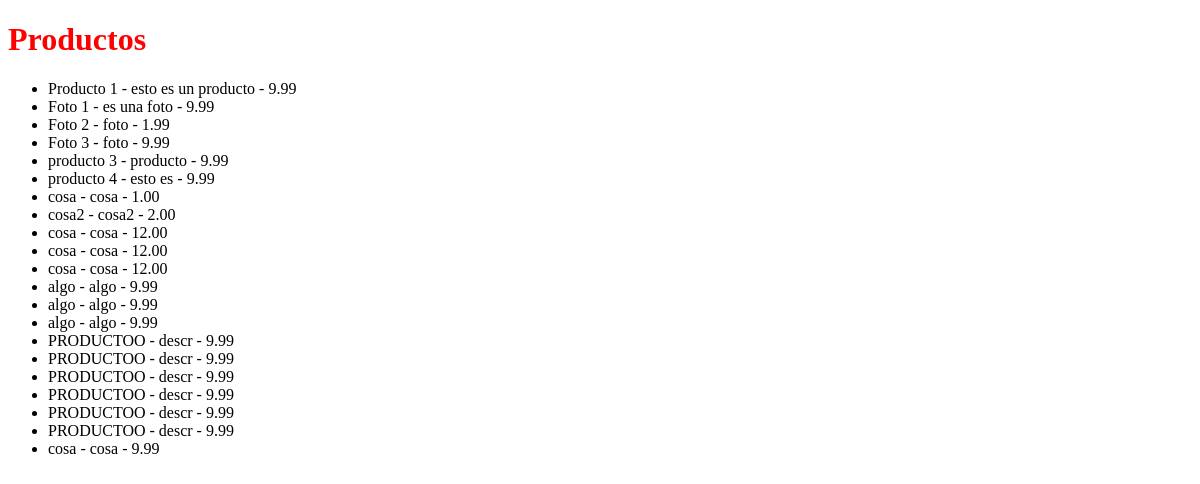
Page /productos/ on the earlier database version.
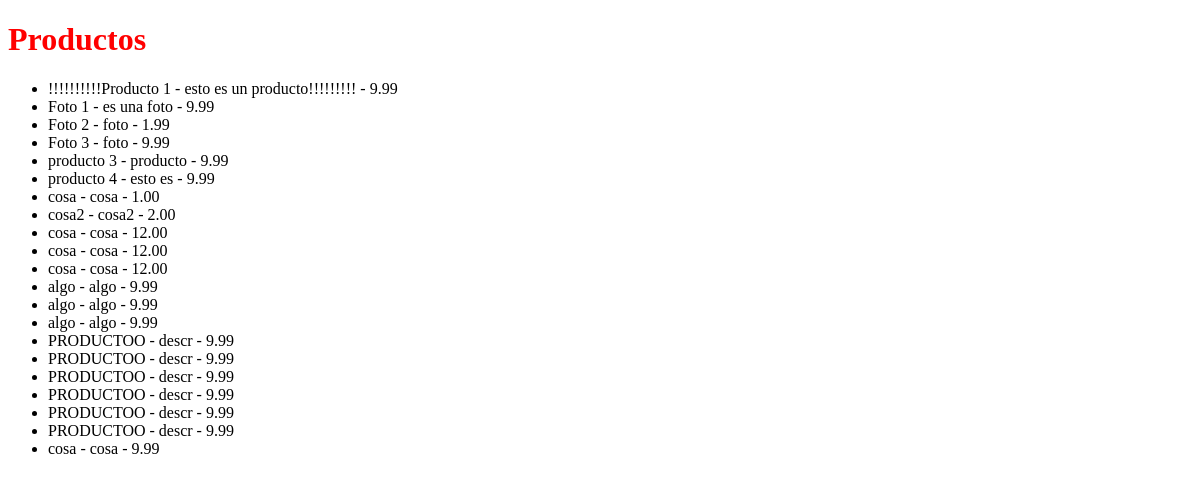
Same page on the later database version.
### productos/models.py (models this page shows)
class Producto(models.Model):
	titulo = models.CharField(max_length=120)
	descripcion = models.TextField(null=True)
	slug = models.SlugField(blank=True) #unique=True
	precio = models.DecimalField(max_digits=50, decimal_places=2, default=9.99) #100.00
	precio_rebajas = models.DecimalField(max_digits=50, decimal_places=2, default=6.99, blank=True, null=True) #100.00
	def __unicode__(self): #Python 3 __str__
		return self.titulo

### productos/views.py (the view)
# urls.py: url(r'^productos/$', ProductoListView.as_view(), name='producto_list_view'),
class ProductoListView(ListView):
	model = Producto
	def get_queryset(self, *args, **kwargs):
		qs = super(ProductoListView, self).get_queryset(**kwargs)
		return qs

### templates/productos/producto_list.html
{% extends "base.html" %}
{% block content %}
<h1>Productos</h1>
<ul>
{% for instance in object_list %}
    <li>{{ instance }} - {{ instance.descripcion }} - {{ instance.precio }}</li>
{% empty %}
    <li>Sin productos!</li>
{% endfor %}
</ul>
{% endblock %}

Differences in the rows shown:
changed Producto: titulo "Producto 1" → "!!!!!!!!!!Producto 1"; descripcion "esto es un producto" → "esto es un producto!!!!!!!!!"
